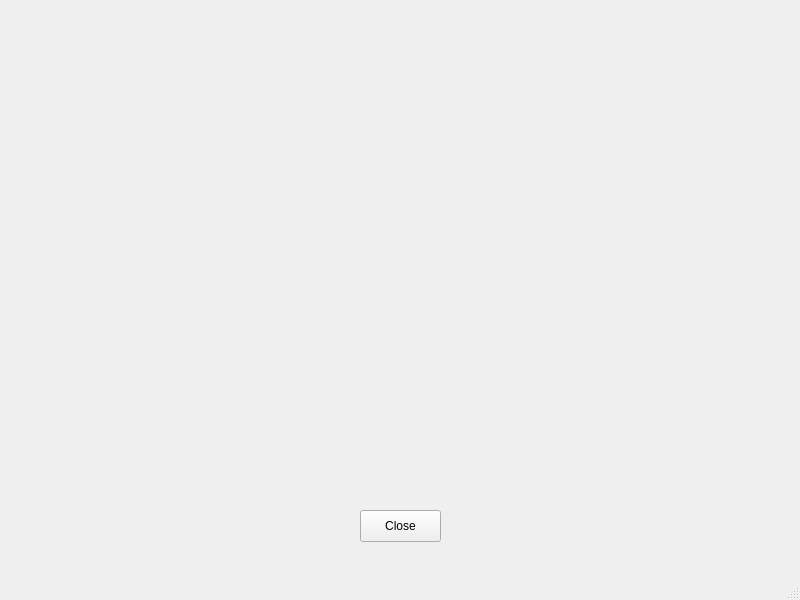
<?xml version="1.0" encoding="UTF-8"?>
<ui version="4.0">
 <class>newWindow</class>
 <widget class="QMainWindow" name="newWindow">
  <property name="geometry">
   <rect>
    <x>0</x>
    <y>0</y>
    <width>800</width>
    <height>600</height>
   </rect>
  </property>
  <property name="windowTitle">
   <string>MainWindow</string>
  </property>
  <widget class="QWidget" name="centralwidget">
   <widget class="QPushButton" name="pushButton">
    <property name="geometry">
     <rect>
      <x>360</x>
      <y>510</y>
      <width>81</width>
      <height>32</height>
     </rect>
    </property>
    <property name="text">
     <string>Close</string>
    </property>
   </widget>
  </widget>
  <widget class="QMenuBar" name="menubar">
   <property name="geometry">
    <rect>
     <x>0</x>
     <y>0</y>
     <width>800</width>
     <height>22</height>
    </rect>
   </property>
  </widget>
  <widget class="QStatusBar" name="statusbar"/>
 </widget>
 <resources/>
 <connections/>
</ui>
